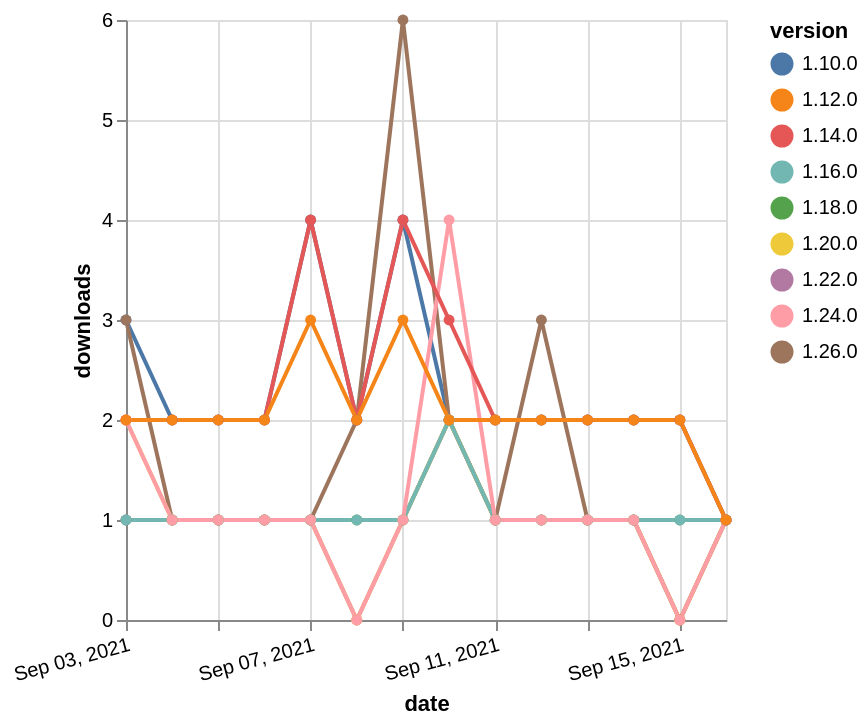

The specification (Vega-Lite) saved for this image:
### Vega-Lite specification from a JSON file in a GitHub repository (floating-point values rounded to 4 significant figures)
{"$schema": "https://vega.github.io/schema/vega-lite/v5.json", "description": "A simple bar chart with embedded data.", "data": {"values": [{"date": "2021-09-03", "total": 204, "delta": 1, "version": "1.18.0"}, {"date": "2021-09-04", "total": 205, "delta": 1, "version": "1.18.0"}, {"date": "2021-09-05", "total": 206, "delta": 1, "version": "1.18.0"}, {"date": "2021-09-06", "total": 207, "delta": 1, "version": "1.18.0"}, {"date": "2021-09-07", "total": 208, "delta": 1, "version": "1.18.0"}, {"date": "2021-09-08", "total": 209, "delta": 1, "version": "1.18.0"}, {"date": "2021-09-09", "total": 210, "delta": 1, "version": "1.18.0"}, {"date": "2021-09-10", "total": 212, "delta": 2, "version": "1.18.0"}, {"date": "2021-09-11", "total": 213, "delta": 1, "version": "1.18.0"}, {"date": "2021-09-12", "total": 214, "delta": 1, "version": "1.18.0"}, {"date": "2021-09-13", "total": 215, "delta": 1, "version": "1.18.0"}, {"date": "2021-09-14", "total": 216, "delta": 1, "version": "1.18.0"}, {"date": "2021-09-15", "total": 217, "delta": 1, "version": "1.18.0"}, {"date": "2021-09-16", "total": 218, "delta": 1, "version": "1.18.0"}, {"date": "2021-09-03", "total": 187, "delta": 1, "version": "1.22.0"}, {"date": "2021-09-04", "total": 188, "delta": 1, "version": "1.22.0"}, {"date": "2021-09-05", "total": 189, "delta": 1, "version": "1.22.0"}, {"date": "2021-09-06", "total": 190, "delta": 1, "version": "1.22.0"}, {"date": "2021-09-07", "total": 191, "delta": 1, "version": "1.22.0"}, {"date": "2021-09-08", "total": 191, "delta": 0, "version": "1.22.0"}, {"date": "2021-09-09", "total": 192, "delta": 1, "version": "1.22.0"}, {"date": "2021-09-10", "total": 194, "delta": 2, "version": "1.22.0"}, {"date": "2021-09-11", "total": 195, "delta": 1, "version": "1.22.0"}, {"date": "2021-09-12", "total": 196, "delta": 1, "version": "1.22.0"}, {"date": "2021-09-13", "total": 197, "delta": 1, "version": "1.22.0"}, {"date": "2021-09-14", "total": 198, "delta": 1, "version": "1.22.0"}, {"date": "2021-09-15", "total": 198, "delta": 0, "version": "1.22.0"}, {"date": "2021-09-16", "total": 199, "delta": 1, "version": "1.22.0"}, {"date": "2021-09-03", "total": 3057, "delta": 3, "version": "1.10.0"}, {"date": "2021-09-04", "total": 3059, "delta": 2, "version": "1.10.0"}, {"date": "2021-09-05", "total": 3061, "delta": 2, "version": "1.10.0"}, {"date": "2021-09-06", "total": 3063, "delta": 2, "version": "1.10.0"}, {"date": "2021-09-07", "total": 3067, "delta": 4, "version": "1.10.0"}, {"date": "2021-09-08", "total": 3069, "delta": 2, "version": "1.10.0"}, {"date": "2021-09-09", "total": 3073, "delta": 4, "version": "1.10.0"}, {"date": "2021-09-10", "total": 3075, "delta": 2, "version": "1.10.0"}, {"date": "2021-09-11", "total": 3077, "delta": 2, "version": "1.10.0"}, {"date": "2021-09-12", "total": 3079, "delta": 2, "version": "1.10.0"}, {"date": "2021-09-13", "total": 3081, "delta": 2, "version": "1.10.0"}, {"date": "2021-09-14", "total": 3083, "delta": 2, "version": "1.10.0"}, {"date": "2021-09-15", "total": 3085, "delta": 2, "version": "1.10.0"}, {"date": "2021-09-16", "total": 3086, "delta": 1, "version": "1.10.0"}, {"date": "2021-09-03", "total": 151, "delta": 3, "version": "1.26.0"}, {"date": "2021-09-04", "total": 152, "delta": 1, "version": "1.26.0"}, {"date": "2021-09-05", "total": 153, "delta": 1, "version": "1.26.0"}, {"date": "2021-09-06", "total": 154, "delta": 1, "version": "1.26.0"}, {"date": "2021-09-07", "total": 155, "delta": 1, "version": "1.26.0"}, {"date": "2021-09-08", "total": 157, "delta": 2, "version": "1.26.0"}, {"date": "2021-09-09", "total": 163, "delta": 6, "version": "1.26.0"}, {"date": "2021-09-10", "total": 165, "delta": 2, "version": "1.26.0"}, {"date": "2021-09-11", "total": 166, "delta": 1, "version": "1.26.0"}, {"date": "2021-09-12", "total": 169, "delta": 3, "version": "1.26.0"}, {"date": "2021-09-13", "total": 170, "delta": 1, "version": "1.26.0"}, {"date": "2021-09-14", "total": 171, "delta": 1, "version": "1.26.0"}, {"date": "2021-09-15", "total": 171, "delta": 0, "version": "1.26.0"}, {"date": "2021-09-16", "total": 172, "delta": 1, "version": "1.26.0"}, {"date": "2021-09-03", "total": 294, "delta": 2, "version": "1.20.0"}, {"date": "2021-09-04", "total": 295, "delta": 1, "version": "1.20.0"}, {"date": "2021-09-05", "total": 296, "delta": 1, "version": "1.20.0"}, {"date": "2021-09-06", "total": 297, "delta": 1, "version": "1.20.0"}, {"date": "2021-09-07", "total": 298, "delta": 1, "version": "1.20.0"}, {"date": "2021-09-08", "total": 298, "delta": 0, "version": "1.20.0"}, {"date": "2021-09-09", "total": 299, "delta": 1, "version": "1.20.0"}, {"date": "2021-09-10", "total": 301, "delta": 2, "version": "1.20.0"}, {"date": "2021-09-11", "total": 302, "delta": 1, "version": "1.20.0"}, {"date": "2021-09-12", "total": 303, "delta": 1, "version": "1.20.0"}, {"date": "2021-09-13", "total": 304, "delta": 1, "version": "1.20.0"}, {"date": "2021-09-14", "total": 305, "delta": 1, "version": "1.20.0"}, {"date": "2021-09-15", "total": 305, "delta": 0, "version": "1.20.0"}, {"date": "2021-09-16", "total": 306, "delta": 1, "version": "1.20.0"}, {"date": "2021-09-03", "total": 530, "delta": 1, "version": "1.16.0"}, {"date": "2021-09-04", "total": 531, "delta": 1, "version": "1.16.0"}, {"date": "2021-09-05", "total": 532, "delta": 1, "version": "1.16.0"}, {"date": "2021-09-06", "total": 533, "delta": 1, "version": "1.16.0"}, {"date": "2021-09-07", "total": 534, "delta": 1, "version": "1.16.0"}, {"date": "2021-09-08", "total": 535, "delta": 1, "version": "1.16.0"}, {"date": "2021-09-09", "total": 536, "delta": 1, "version": "1.16.0"}, {"date": "2021-09-10", "total": 538, "delta": 2, "version": "1.16.0"}, {"date": "2021-09-11", "total": 539, "delta": 1, "version": "1.16.0"}, {"date": "2021-09-12", "total": 540, "delta": 1, "version": "1.16.0"}, {"date": "2021-09-13", "total": 541, "delta": 1, "version": "1.16.0"}, {"date": "2021-09-14", "total": 542, "delta": 1, "version": "1.16.0"}, {"date": "2021-09-15", "total": 543, "delta": 1, "version": "1.16.0"}, {"date": "2021-09-16", "total": 544, "delta": 1, "version": "1.16.0"}, {"date": "2021-09-03", "total": 232, "delta": 2, "version": "1.24.0"}, {"date": "2021-09-04", "total": 233, "delta": 1, "version": "1.24.0"}, {"date": "2021-09-05", "total": 234, "delta": 1, "version": "1.24.0"}, {"date": "2021-09-06", "total": 235, "delta": 1, "version": "1.24.0"}, {"date": "2021-09-07", "total": 236, "delta": 1, "version": "1.24.0"}, {"date": "2021-09-08", "total": 236, "delta": 0, "version": "1.24.0"}, {"date": "2021-09-09", "total": 237, "delta": 1, "version": "1.24.0"}, {"date": "2021-09-10", "total": 241, "delta": 4, "version": "1.24.0"}, {"date": "2021-09-11", "total": 242, "delta": 1, "version": "1.24.0"}, {"date": "2021-09-12", "total": 243, "delta": 1, "version": "1.24.0"}, {"date": "2021-09-13", "total": 244, "delta": 1, "version": "1.24.0"}, {"date": "2021-09-14", "total": 245, "delta": 1, "version": "1.24.0"}, {"date": "2021-09-15", "total": 245, "delta": 0, "version": "1.24.0"}, {"date": "2021-09-16", "total": 246, "delta": 1, "version": "1.24.0"}, {"date": "2021-09-03", "total": 2464, "delta": 2, "version": "1.14.0"}, {"date": "2021-09-04", "total": 2466, "delta": 2, "version": "1.14.0"}, {"date": "2021-09-05", "total": 2468, "delta": 2, "version": "1.14.0"}, {"date": "2021-09-06", "total": 2470, "delta": 2, "version": "1.14.0"}, {"date": "2021-09-07", "total": 2474, "delta": 4, "version": "1.14.0"}, {"date": "2021-09-08", "total": 2476, "delta": 2, "version": "1.14.0"}, {"date": "2021-09-09", "total": 2480, "delta": 4, "version": "1.14.0"}, {"date": "2021-09-10", "total": 2483, "delta": 3, "version": "1.14.0"}, {"date": "2021-09-11", "total": 2485, "delta": 2, "version": "1.14.0"}, {"date": "2021-09-12", "total": 2487, "delta": 2, "version": "1.14.0"}, {"date": "2021-09-13", "total": 2489, "delta": 2, "version": "1.14.0"}, {"date": "2021-09-14", "total": 2491, "delta": 2, "version": "1.14.0"}, {"date": "2021-09-15", "total": 2493, "delta": 2, "version": "1.14.0"}, {"date": "2021-09-16", "total": 2494, "delta": 1, "version": "1.14.0"}, {"date": "2021-09-03", "total": 2654, "delta": 2, "version": "1.12.0"}, {"date": "2021-09-04", "total": 2656, "delta": 2, "version": "1.12.0"}, {"date": "2021-09-05", "total": 2658, "delta": 2, "version": "1.12.0"}, {"date": "2021-09-06", "total": 2660, "delta": 2, "version": "1.12.0"}, {"date": "2021-09-07", "total": 2663, "delta": 3, "version": "1.12.0"}, {"date": "2021-09-08", "total": 2665, "delta": 2, "version": "1.12.0"}, {"date": "2021-09-09", "total": 2668, "delta": 3, "version": "1.12.0"}, {"date": "2021-09-10", "total": 2670, "delta": 2, "version": "1.12.0"}, {"date": "2021-09-11", "total": 2672, "delta": 2, "version": "1.12.0"}, {"date": "2021-09-12", "total": 2674, "delta": 2, "version": "1.12.0"}, {"date": "2021-09-13", "total": 2676, "delta": 2, "version": "1.12.0"}, {"date": "2021-09-14", "total": 2678, "delta": 2, "version": "1.12.0"}, {"date": "2021-09-15", "total": 2680, "delta": 2, "version": "1.12.0"}, {"date": "2021-09-16", "total": 2681, "delta": 1, "version": "1.12.0"}]}, "width": "container", "mark": {"type": "line", "point": {"filled": true}}, "encoding": {"x": {"field": "date", "type": "temporal", "timeUnit": "yearmonthdate", "title": "date", "axis": {"labelAngle": -15}}, "y": {"field": "delta", "type": "quantitative", "title": "downloads"}, "color": {"field": "version", "type": "nominal"}, "tooltip": {"field": "delta"}}}
